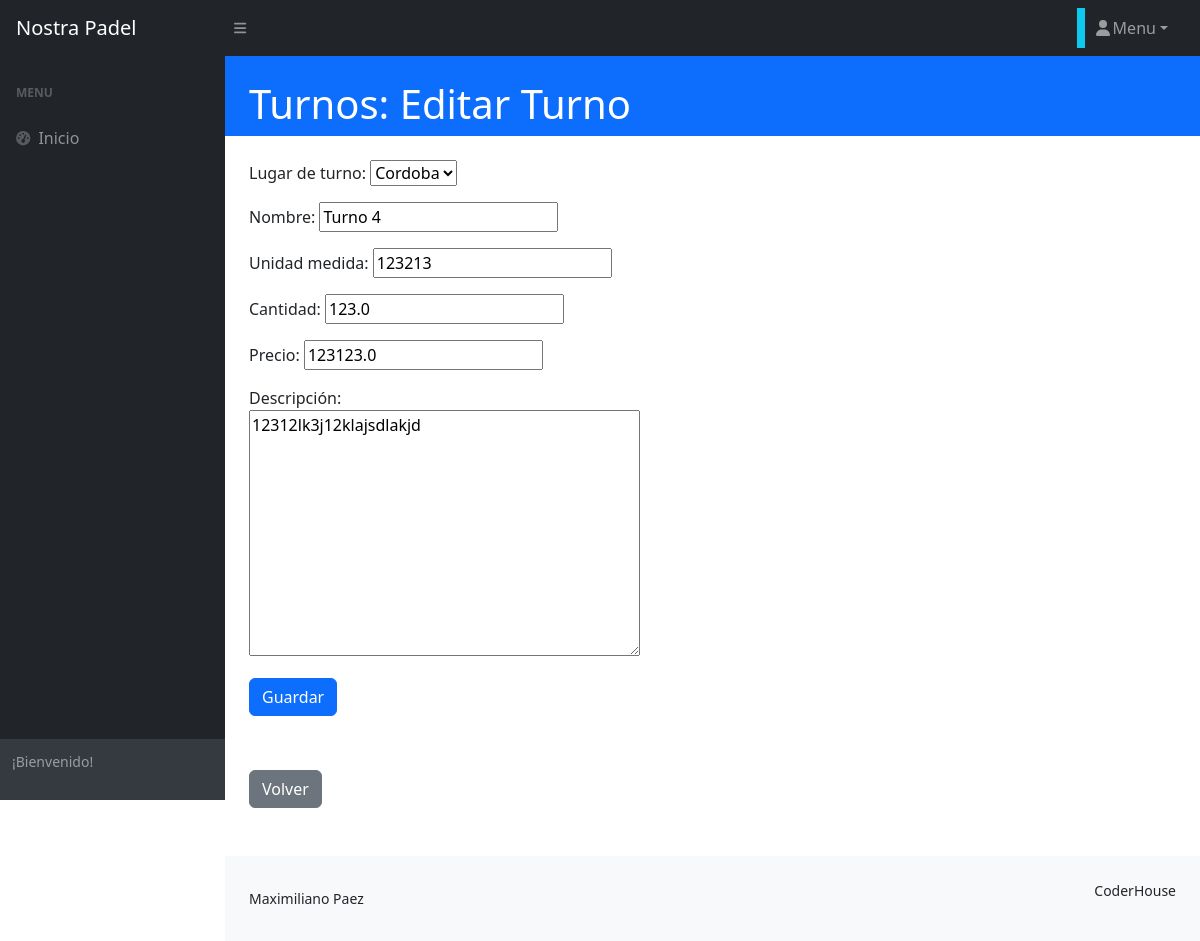
/turno/turno/update/1, run on the app's committed database.
### turno/models.py (models this page shows, shortened)
class Turno(models.Model):
    categoria_id = models.ForeignKey(
        TurnoLugar, null=True, blank=True, on_delete=models.SET_NULL, verbose_name="lugar de turno"
    )
    nombre = models.CharField(max_length=100)
    unidad_medida = models.CharField(max_length=100)
    cantidad = models.FloatField()
    precio = models.FloatField()
    descripcion = models.TextField(null=True, blank=True, verbose_name="descripción")
    fecha_actualizacion = models.DateField(
        null=True, blank=True, default=timezone.now, editable=False, verbose_name="fecha de actualización"
    )
    class Meta:
        verbose_name = "turno"
        verbose_name_plural = "turnos"

class TurnoLugar(models.Model):
    nombre = models.CharField(max_length=200, unique=True)
    descripcion = models.CharField(
        max_length=250, null=True, blank=True, verbose_name="descripcíon"
    )
    def __str__(self) -> str:
        return self.nombre
    class Meta:
        verbose_name = "lugar de turno"
        verbose_name_plural = "lugares de turnos"

### turno/views.py (the view)
# urls.py: path("turno/update/<int:pk>", views.TurnoUpdate.as_view(), name="turno_update"),
class TurnoUpdate(UpdateView):
    model = models.Turno
    form_class = forms.TurnoForm
    success_url = reverse_lazy("turno:turno_list")

### turno/forms.py
class TurnoForm(forms.ModelForm):
    class Meta:
        model = models.Turno
        fields = "__all__"

### turno/templates/turno/turno_form.html (shortened to what this page needs)
{% extends 'core/base.html' %}
{% block titulo %}
    {% if form.instance.pk %}
        <div class="container-fluid px-4">
            <h1 class="mt-4">Turnos: Editar Turno</h1>
        </div>
    {% else %}
        <div class="container-fluid px-4">
            <h1 class="mt-4">Turnos: Creación de Turno</h1>
        </div>
    {% endif %}
{% endblock titulo %}
{% block contenido %}
<form method="post">
    <div class="container-fluid p-4">
        <div class="row">
            <div class="col-md-6">
                {{ form.as_p }}
            </div>
        </div>
        <button type="submit" class="btn btn-primary">Guardar</button>
    </div>
</form>
<div class="container-fluid p-4">
    <div class="fs-3 pb-4">
        <a href="{% url 'turno:home' %}" class="btn btn-secondary">Volver</a>
    </div>
</div>
{% endblock contenido %}

### data on the page
Turno: categoria_id "Cordoba", unidad_medida "123213", cantidad "123.0", precio "123123.0", descripcion "12312lk3j12klajsdlakjd"
TurnoLugar: nombre "Turno 4"
